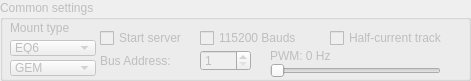
    <widget class="QGroupBox" name="commonSettings">
     <property name="enabled">
      <bool>false</bool>
     </property>
     <property name="geometry">
      <rect>
       <x>10</x>
       <y>360</y>
       <width>471</width>
       <height>81</height>
      </rect>
     </property>
     <property name="title">
      <string>Common settings</string>
     </property>
     <widget class="QLabel" name="label_8">
      <property name="geometry">
       <rect>
        <x>10</x>
        <y>20</y>
        <width>81</width>
        <height>16</height>
       </rect>
      </property>
      <property name="text">
       <string>Mount type</string>
      </property>
     </widget>
     <widget class="QComboBox" name="MountType">
      <property name="geometry">
       <rect>
        <x>10</x>
        <y>40</y>
        <width>86</width>
        <height>16</height>
       </rect>
      </property>
      <item>
       <property name="text">
        <string>EQ6</string>
       </property>
      </item>
      <item>
       <property name="text">
        <string>HEQ5</string>
       </property>
      </item>
      <item>
       <property name="text">
        <string>EQ5</string>
       </property>
      </item>
      <item>
       <property name="text">
        <string>EQ3</string>
       </property>
      </item>
      <item>
       <property name="text">
        <string>EQ8</string>
       </property>
      </item>
      <item>
       <property name="text">
        <string>AZEQ6</string>
       </property>
      </item>
      <item>
       <property name="text">
        <string>AZEQ5</string>
       </property>
      </item>
      <item>
       <property name="text">
        <string>GT</string>
       </property>
      </item>
      <item>
       <property name="text">
        <string>MF</string>
       </property>
      </item>
      <item>
       <property name="text">
        <string>114GT</string>
       </property>
      </item>
      <item>
       <property name="text">
        <string>DOB</string>
       </property>
      </item>
      <item>
       <property name="text">
        <string>Custom</string>
       </property>
      </item>
     </widget>
     <widget class="QLabel" name="PWMFreq_label">
      <property name="geometry">
       <rect>
        <x>270</x>
        <y>46</y>
        <width>171</width>
        <height>20</height>
       </rect>
      </property>
      <property name="text">
       <string>PWM: 0 Hz</string>
      </property>
     </widget>
     <widget class="QSlider" name="PWMFreq">
      <property name="geometry">
       <rect>
        <x>270</x>
        <y>60</y>
        <width>171</width>
        <height>21</height>
       </rect>
      </property>
      <property name="minimum">
       <number>0</number>
      </property>
      <property name="maximum">
       <number>10</number>
      </property>
      <property name="singleStep">
       <number>1</number>
      </property>
      <property name="orientation">
       <enum>Qt::Horizontal</enum>
      </property>
      <property name="tickPosition">
       <enum>QSlider::NoTicks</enum>
      </property>
     </widget>
     <widget class="QComboBox" name="MountStyle">
      <property name="geometry">
       <rect>
        <x>10</x>
        <y>60</y>
        <width>86</width>
        <height>16</height>
       </rect>
      </property>
      <item>
       <property name="text">
        <string>GEM</string>
       </property>
      </item>
      <item>
       <property name="text">
        <string>FORK</string>
       </property>
      </item>
      <item>
       <property name="text">
        <string>AZEQ</string>
       </property>
      </item>
     </widget>
     <widget class="QSpinBox" name="Address">
      <property name="geometry">
       <rect>
        <x>200</x>
        <y>50</y>
        <width>51</width>
        <height>21</height>
       </rect>
      </property>
      <property name="minimum">
       <number>1</number>
      </property>
      <property name="maximum">
       <number>127</number>
      </property>
      <property name="value">
       <number>1</number>
      </property>
     </widget>
     <widget class="QLabel" name="label_12">
      <property name="geometry">
       <rect>
        <x>100</x>
        <y>51</y>
        <width>91</width>
        <height>20</height>
       </rect>
      </property>
      <property name="text">
       <string>Bus Address:</string>
      </property>
     </widget>
     <widget class="QCheckBox" name="Server">
      <property name="geometry">
       <rect>
        <x>100</x>
        <y>30</y>
        <width>101</width>
        <height>16</height>
       </rect>
      </property>
      <property name="text">
       <string>Start server</string>
      </property>
     </widget>
     <widget class="QCheckBox" name="HighBauds">
      <property name="geometry">
       <rect>
        <x>200</x>
        <y>30</y>
        <width>121</width>
        <height>16</height>
       </rect>
      </property>
      <property name="text">
       <string>115200 Bauds</string>
      </property>
     </widget>
     <widget class="QCheckBox" name="HalfCurrent">
      <property name="geometry">
       <rect>
        <x>330</x>
        <y>30</y>
        <width>141</width>
        <height>16</height>
       </rect>
      </property>
      <property name="text">
       <string>Half-current track</string>
      </property>
     </widget>
    </widget>
